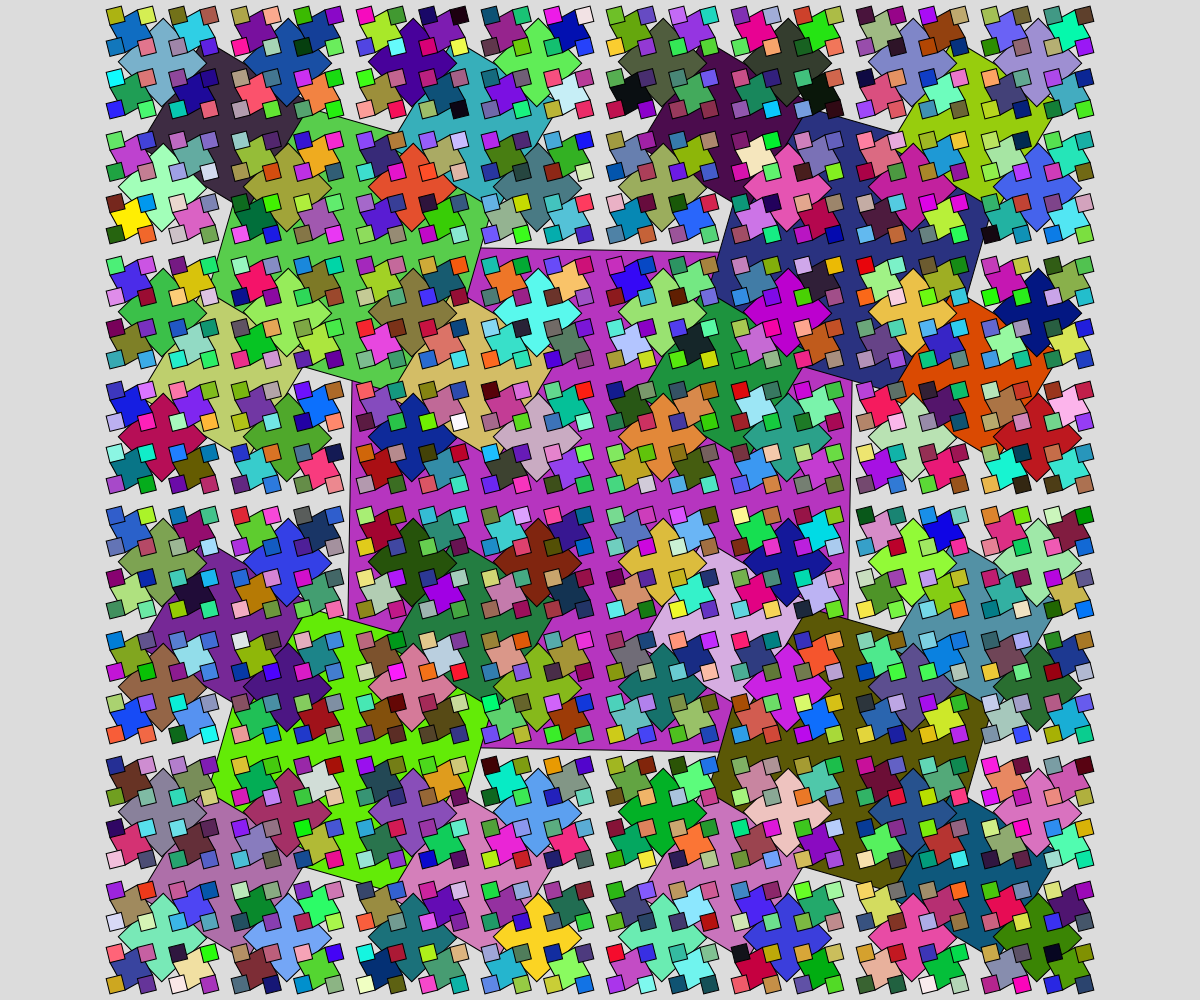
Frame 1 (no input)
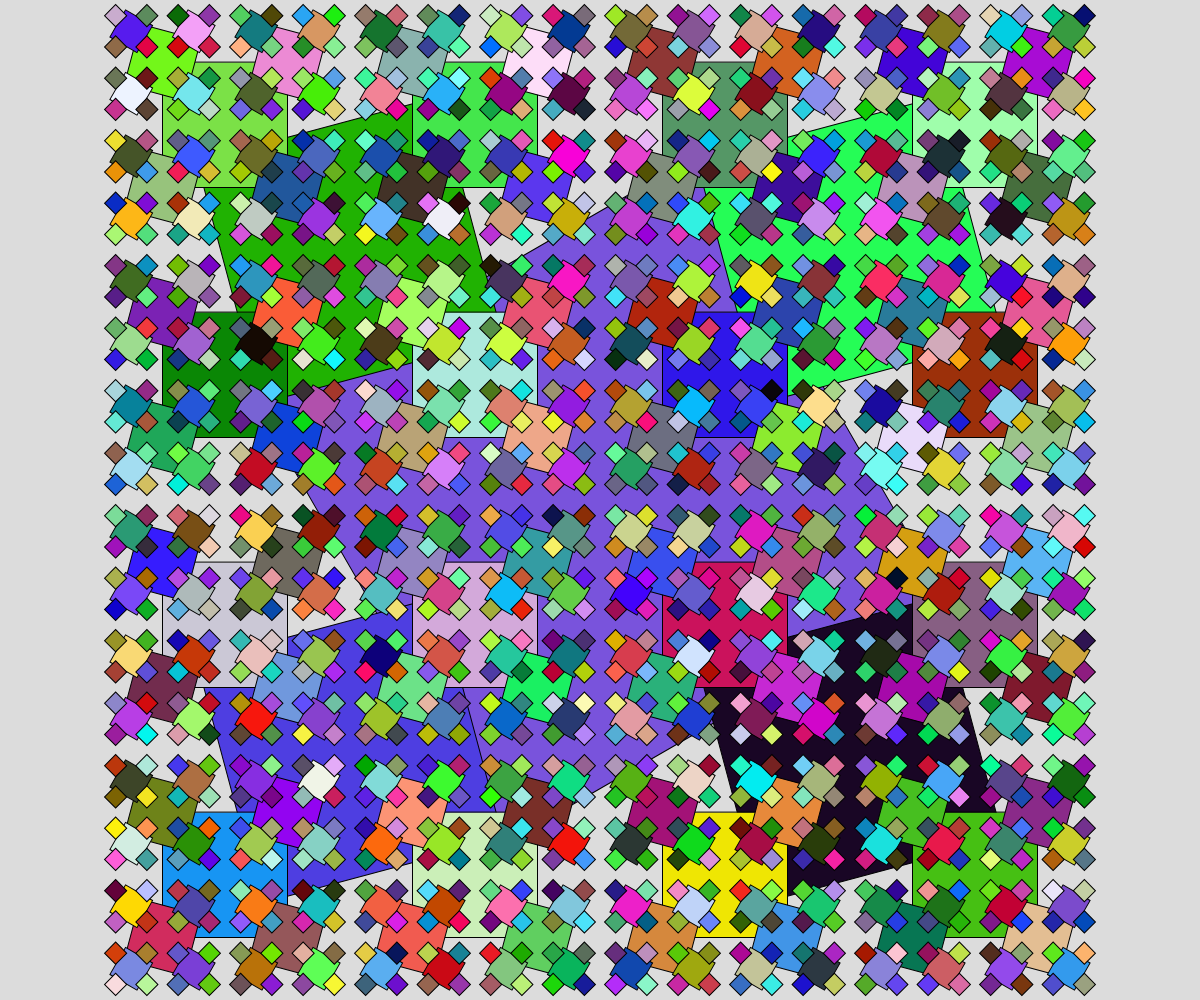
Frame 60 (no input)
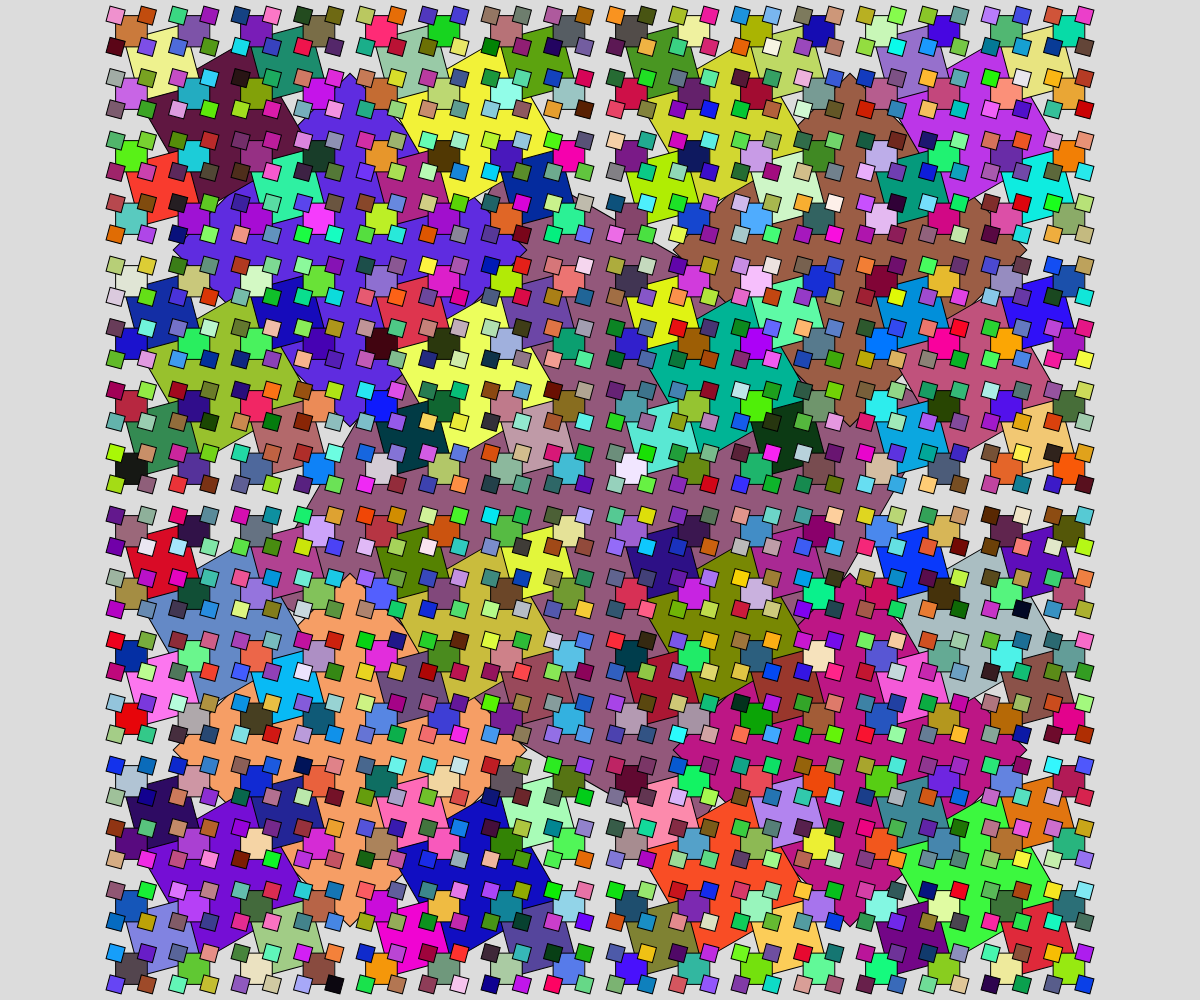
Frame 120 (the mouse pressed at the canvas centre since frame 60)

The p5.js sketch that drew these frames (run headless with seeded random() and noise() and a simulated clock; from frame 60 on, the mouse is pressed at the canvas centre):

// p5.js sketch
// ── sketch.js
// Recursion and visualization 
// Tyler Lusher 
// Nov 22, 2012
// Creating some recursion imagry (fractels)


function setup() {
  createCanvas(windowWidth, windowHeight);
  //noLoop();
  noFill();
}

function draw() {
  background(220);
  //cCircle(width/2,height/2,width); 
  //cantor(width*0.1,height*0.3,width*0.8,9);
  //circles(width/2,height/2,height*0.5);
  fractaalRectangles(width/2,height/2,height*0.5,0);
}

function fractaalRectangles(x,y,sideLength,angle){
  rectMode(CENTER);
  if(sideLength>10){
    push();
    translate(x,y);
    rotate(radians(angle+frameCount));
    fill(random(255),random(255),random(255));
    square(0,0,sideLength);
    pop();
    //recursive call
    fractaalRectangles(x-sideLength/2,y-sideLength/2,sideLength/2,angle+15);
    fractaalRectangles(x+sideLength/2,y-sideLength/2,sideLength/2,angle+15);
    fractaalRectangles(x-sideLength/2,y+sideLength/2,sideLength/2,angle+15);
    fractaalRectangles(x+sideLength/2,y+sideLength/2,sideLength/2,angle+15);
    
  }
}

function circles(x,y,d){
  if (d>10){
    circle(x,y,d);
    //recursice call(s)
    circles(x-d/2,y,d/2);
    circles(x+d/2,y,d/2);
    circles(x,y+d/2,d/2);
  }
  //base case 
}

function cantor(x, y, len, depth){
  if (depth>1){
    line (x,y,x+len,y);
    rect(x,y,len,10);
    cantor(x,y+20,len/3,depth-1);
    cantor(x+len*2/3,y+20,len/3,depth-1);
  }

}

function cCircle(x, y, d){
  if (d > 10){
    // do some work,and recurse
    circle(x,y,d);
    let newD = map(mouseX,0,width,1.01,1.5);
    cCircle(x,y,d/newD);
  }
  // if that wasn't true, frnction ends (base case)
}
